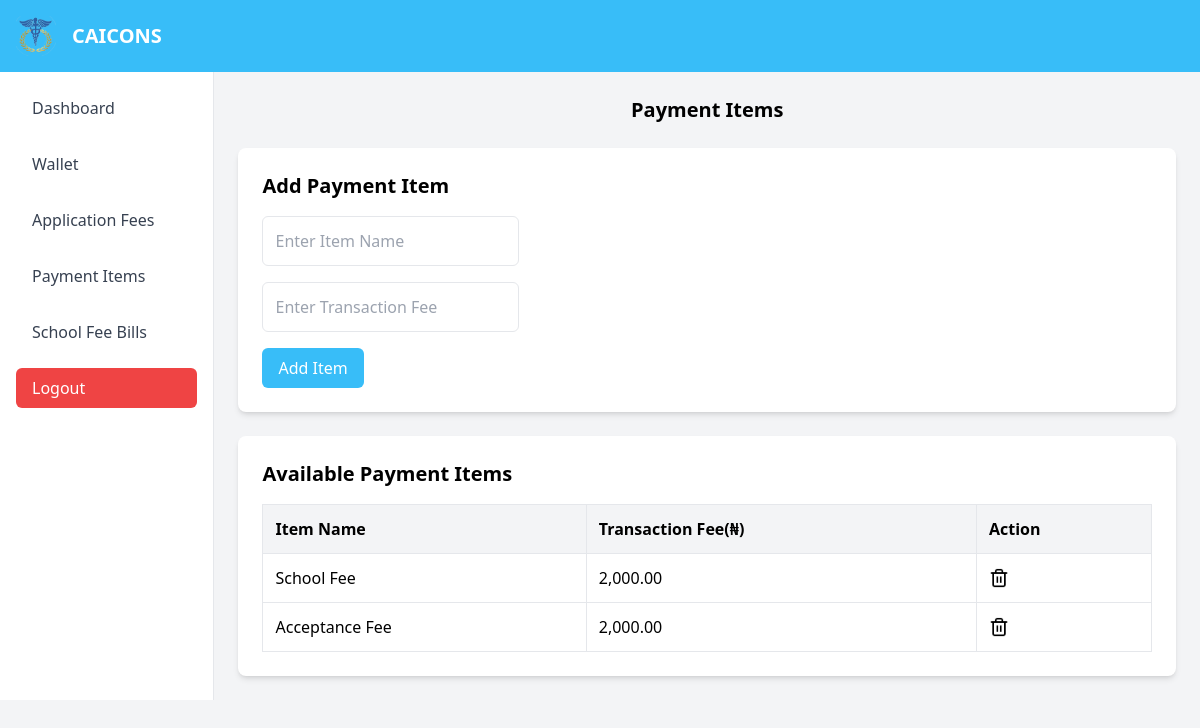
Before: /portal/accounts/p_items.php (signed in) with the older database file.
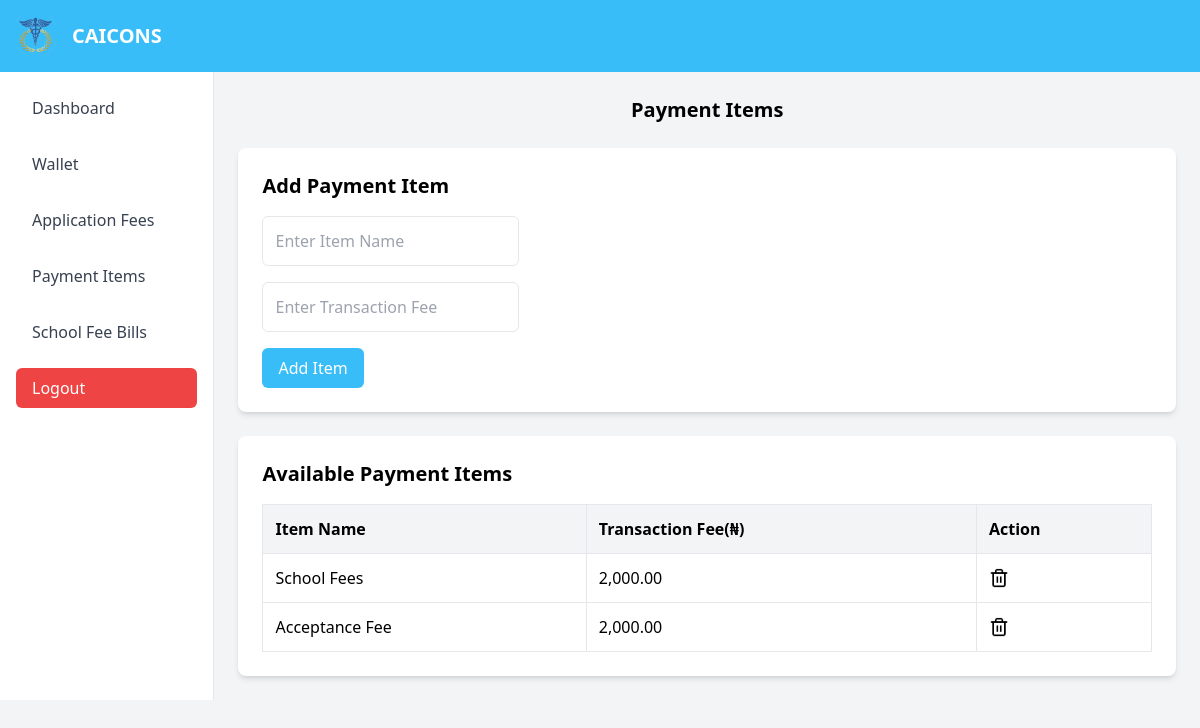
After: the same page with the newer database file.
### tables this page shows
CREATE TABLE `payment_items` (
  `id` int(11) NOT NULL,
  `item_name` varchar(255) NOT NULL,
  `t_fee` int(10) NOT NULL
);

### portal/accounts/p_items.php (the view, shortened to what this page needs)
<?php
include('../conx.php');
$options_query = "SELECT * FROM payment_items ORDER BY id DESC";
$options_result = $conn->query($options_query);
?>
<!DOCTYPE html>
<html lang="en">
<head>
    <script src="https://cdn.tailwindcss.com"></script>
    <script src="https://cdn.jsdelivr.net/npm/tailwindcss-jit-cdn@tailwindcss/latest/dist/tailwind.min.js"></script>
    <link href="https://cdn.jsdelivr.net/npm/tailwindcss@2.2.19/dist/tailwind.min.css" rel="stylesheet">
</head>
<body class="bg-gray-100">
        <?php
            include('header.php');
        ?>
    <div class="flex flex-grow overflow-hidden">
        <?php
            include('navbar.php');
        ?>
        <div class="container mx-auto p-6">
            <h1 class="text-xl font-bold text-center mb-6">Payment Items</h1>
            <div class="bg-white shadow-md rounded-lg p-6 mb-6">
                <h2 class="text-xl font-semibold mb-4">Add Payment Item</h2>
                <form action="p_items.php" method="POST" class="space-y-4">
                    <input type="text" name="payment_name" placeholder="Enter Item Name" class="p-3 border rounded-md focus:ring-2 focus:ring-sky-400" required>
                    <br/>
                    <input type="text" name="t_fee" placeholder="Enter Transaction Fee" class="p-3 border rounded-md focus:ring-2 focus:ring-sky-400" required>
                    <br/>
                    <button type="submit" class="bg-sky-400 text-white py-2 px-4 rounded-md hover:bg-sky-300">Add Item</button>
                </form>
            </div>
            <div class="bg-white shadow-md rounded-lg p-6">
                <h2 class="text-xl font-semibold mb-4">Available Payment Items</h2>
                <?php if ($options_result->num_rows > 0): ?>
                    <table class="w-full border-collapse border border-gray-200">
                        <thead>
                            <tr class="bg-gray-100">
                                <th class="border border-gray-200 p-3 text-left">Item Name</th>
                                <th class="border border-gray-200 p-3 text-left">Transaction Fee(&#8358;)</th>
                                <th class="border border-gray-200 p-3 text-left">Action</th>
                            </tr>
                        </thead>
                        <tbody>
                            <?php while ($row = $options_result->fetch_assoc()): ?>
                                <tr>
                                    <td class="border border-gray-200 p-3"><?php echo $row['item_name']; ?></td>
                                    <td class="border border-gray-200 p-3"><?php echo number_format($row['t_fee'],2); ?></td>
                                    <td class="border border-gray-200 p-3">
                                        <a href="delete_item.php?id=<?php echo $row['id']; ?>" class="text-red-500 hover:underline" onclick="return confirm('Are you sure you want to delete this record?')">
                                            <img src="../../assets/images/delete.png" alt="Logo" width="20" height="20">
                                        </a>
                                    </td>
                                </tr>
                            <?php endwhile; ?>
                        </tbody>
                    </table>
                <?php else: ?>
                    <p class="text-gray-500">No payment item available.</p>
                <?php endif; ?>
            </div>
        </div>
    </div>
</body>
</html>

Changed rows visible on the page:
changed payment_items: item_name "School Fee" → "School Fees"
